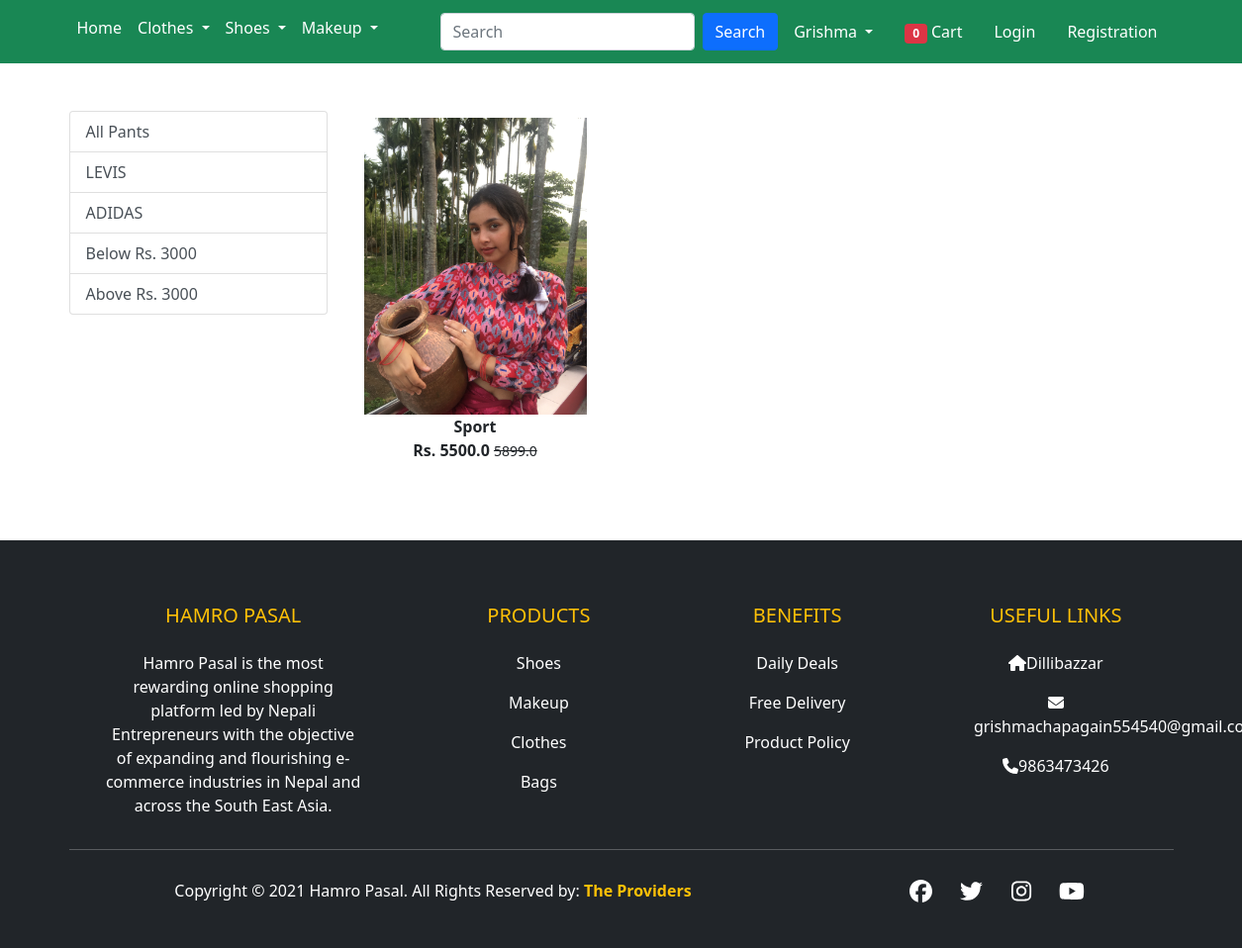
The app's page /Pan/, older data.
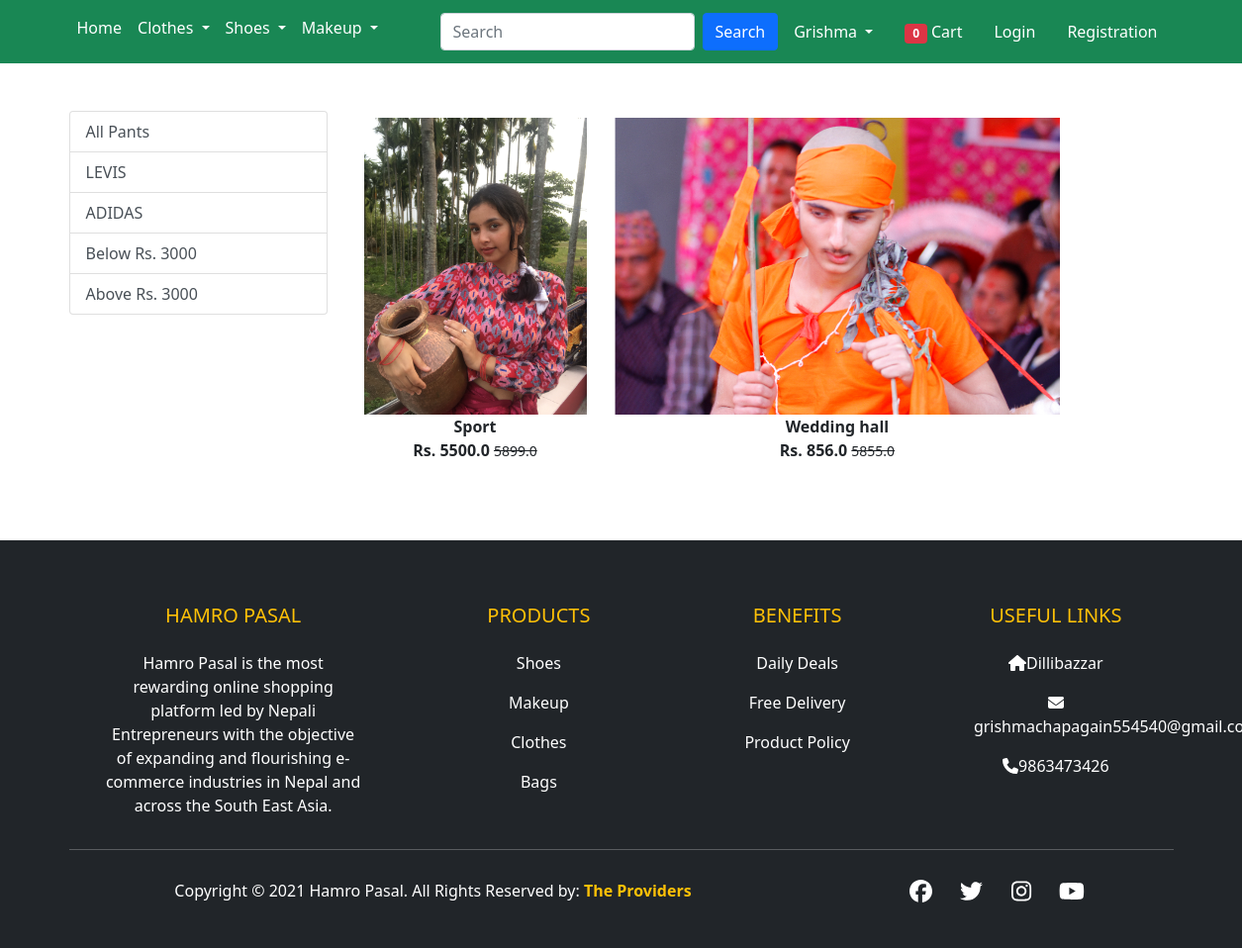
The same page, newer data.
### products/models.py (models this page shows, shortened)
class Product(models.Model):
    title = models.CharField(max_length=100)
    Price = models.FloatField()
    Selling_Price= models.FloatField()
    Description = models.TextField()
    Manufacturer = models.CharField(max_length=100)
    category = models.CharField(choices=PASAL_CHOICES, max_length=2)
    Image = models.ImageField(upload_to='productimg')

### products/views.py (the view)
# urls.py: path('Pan/', views.Pan, name='Pan'),
def Pan(request, data=None):
    totalitem = 0
    if request.user.is_authenticated:
        totalitem = len(Cart.objects.filter(user=request.user))
    if data == None:
        Pant = Product.objects.filter(category='P')
    elif data == 'Levis' or data == 'Adidas':
        Pant = Product.objects.filter(category='P').filter(Manufacturer=data)
    elif data == 'Below':
        Pant = Product.objects.filter(
            category='P').filter(Selling_Price__lt=3000)
    elif data == 'Above':
        Pant = Product.objects.filter(
            category='P').filter(Selling_Price__gt=3000)
    return render(request, 'pr/Pants.html', {'Pant': Pant, 'totalitem': totalitem})

### products/templates/pr/Pants.html (shortened to what this page needs)
{% extends 'pr/base.html' %}
{% load static %}
{% block main-content %}
<div class="container my-5">
 <div class="row">
  <div class="col-sm-3">
   <div class="list-group">
   <a href="{% url 'Pan' %}" class="list-group-item list-group-item-action" aria-current='true'>All Pants</a>
   <a href="{% url 'Pandata' 'Levis' %}" class="list-group-item list-group-item-action" aria-current='true'>LEVIS</a>
   <a href="{% url 'Pandata' 'Adidas' %}" class="list-group-item list-group-item-action" aria-current='true'>ADIDAS</a>
   <a href="{% url 'Pandata' 'Below' %}" class="list-group-item list-group-item-action" aria-current='true'>Below Rs. 3000</a>
   <a href="{% url 'Pandata' 'Above' %}" class="list-group-item list-group-item-action" aria-current='true'>Above Rs. 3000</a>
  </div>
  </div>
  <div class=" col-sm-8">
  <div class="row">
   {% for product in Pant %}
<div class="div col-sm-4 text-center mb-4">
<a href="{% url 'product-detail' product.id %}" class="btn">
<div class="item">
<img src="{{product.Image.url}}" alt="" height="300" class="">
<div class="fw-bold">{{product.title}}</div>
<div class="fw-bold">Rs. {{product.Selling_Price}}
<small class="fw-light text-decoration-line-through">{{product.Price}}</small>
</div>
</div>
</a>
</div>
{% endfor %}
  </div>
  </div>
  </div>
 </div>
{% endblock main-content %}

Row changes from the older to the newer data that the page shows:
added Product: Image (picture), title "Wedding hall", Selling_Price "856.0", Price "5855.0"
